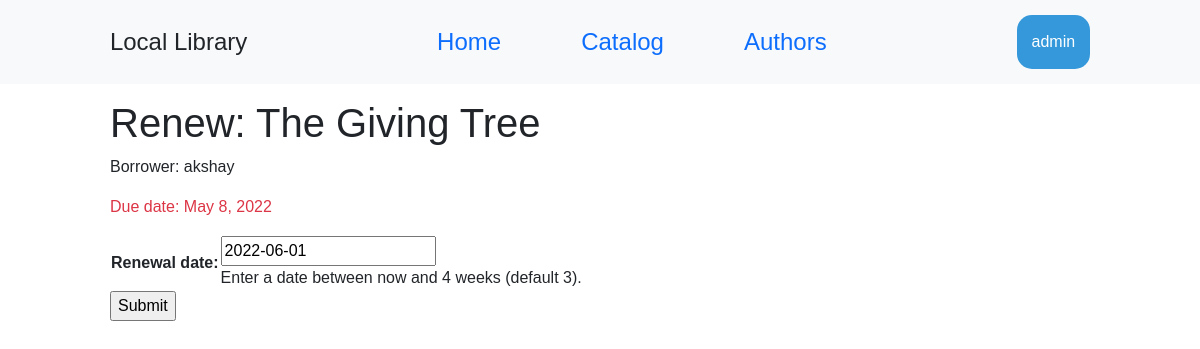
The page /catalog/book/a6f2987a-516b-4411-bfd4-fec49ddcbf3c/renew/ (signed in) on the database as committed earlier.
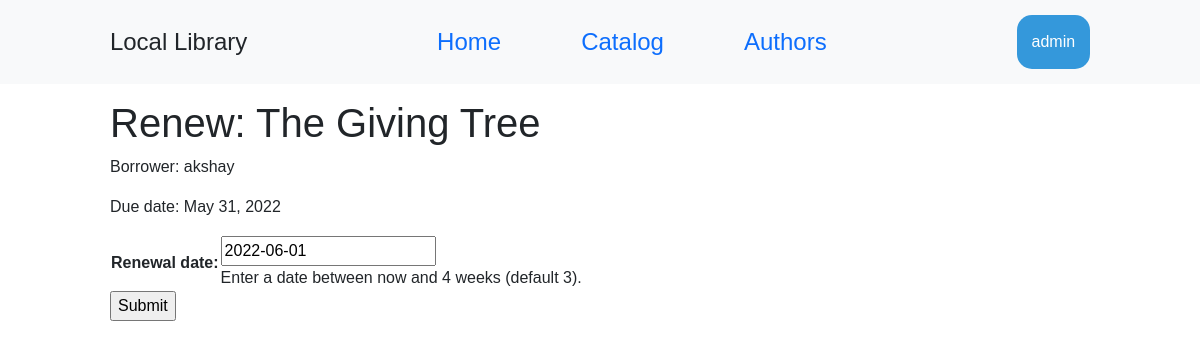
The same page on the database as committed later.
### catalog/models.py (models this page shows, shortened)
class BookInstance(models.Model):
    id = models.UUIDField(primary_key=True, default=uuid.uuid4, help_text='Unique ID for this particular book across whole library')
    book = models.ForeignKey('Book', on_delete=models.RESTRICT, null=True)
    imprint = models.CharField(max_length=200)
    due_back = models.DateField(null=True, blank=True)
    borrower = models.ForeignKey(User, on_delete=models.SET_NULL, null=True, blank=True)
    LOAN_STATUS = (
        ('m', 'Maintenance'),
        ('o', 'On loan'),
        ('a', 'Available'),
        ('r', 'Reserved'),
    )
    status = models.CharField(
        max_length=1,
        choices=LOAN_STATUS,
        blank=True,
        default='m',
        help_text='Book availability',
    )
    class Meta:
        ordering = ['due_back']
        permissions = (("can_mark_returned", "Set book as returned"),)
    @property
    def is_overdue(self):
        if self.due_back and date.today() > self.due_back:
            return True
        return False

class Book(models.Model):
    title = models.CharField(max_length = 200)
    author = models.ForeignKey('Author', on_delete=models.SET_NULL, null=True)
    summary = models.TextField(max_length=1000, help_text = 'Enter a brief description of the book')
    isbn = models.CharField('ISBN', max_length = 13, unique = True, help_text = '13 Character <a href="https://www.isbn-international.org/content/what-isbn">ISBN number</a>')
    genre = models.ManyToManyField(Genre, help_text='Select a genre for this book')
    language = models.ForeignKey('Language', on_delete=models.SET_NULL, null=True)
    def display_genre(self):
        return ', '.join(genre.name for genre in self.genre.all()[:3])
    display_genre.short_description = 'Genre'

### catalog/views.py (the view)
# urls.py: path('book/<uuid:pk>/renew/', views.renew_book_librarian, name='renew-book-librarian'),
@login_required
@permission_required('catalog.can_mark_returned', raise_exception=True)
def renew_book_librarian(request, pk):
    book_instance = get_object_or_404(BookInstance, pk=pk)
    if request.method == 'POST':
        form = RenewBookForm(request.POST)
        if form.is_valid():
            book_instance.due_back = form.cleaned_data['renewal_date']
            book_instance.save()
            return HttpResponseRedirect(reverse('all-borrowed') )
    else:
        proposed_renewal_date = datetime.date.today() + datetime.timedelta(weeks=3)
        form = RenewBookForm(initial={'renewal_date': proposed_renewal_date})
    context = {
        'form': form,
        'book_instance': book_instance,
    }
    return render(request, 'catalog/book_renew_librarian.html', context)

### catalog/forms.py (shortened to what this page needs)
class RenewBookForm(forms.Form):
    renewal_date = forms.DateField(help_text="Enter a date between now and 4 weeks (default 3).")

### catalog/templates/catalog/book_renew_librarian.html (shortened to what this page needs)
{% extends "base_generic.html" %}
{% block content %}
  <h1>Renew: {{ book_instance.book.title }}</h1>
  <p>Borrower: {{ book_instance.borrower }}</p>
  <p{% if book_instance.is_overdue %} class="text-danger"{% endif %}>Due date: {{ book_instance.due_back }}</p>
  <form action="" method="post">
    <table>
    {{ form.as_table }}
    </table>
    <input type="submit" value="Submit">
  </form>
{% endblock %}

Rows that differ between the two databases and show on the page:
changed BookInstance "The Giving Tree": due_back "May 8, 2022" → "May 31, 2022"
